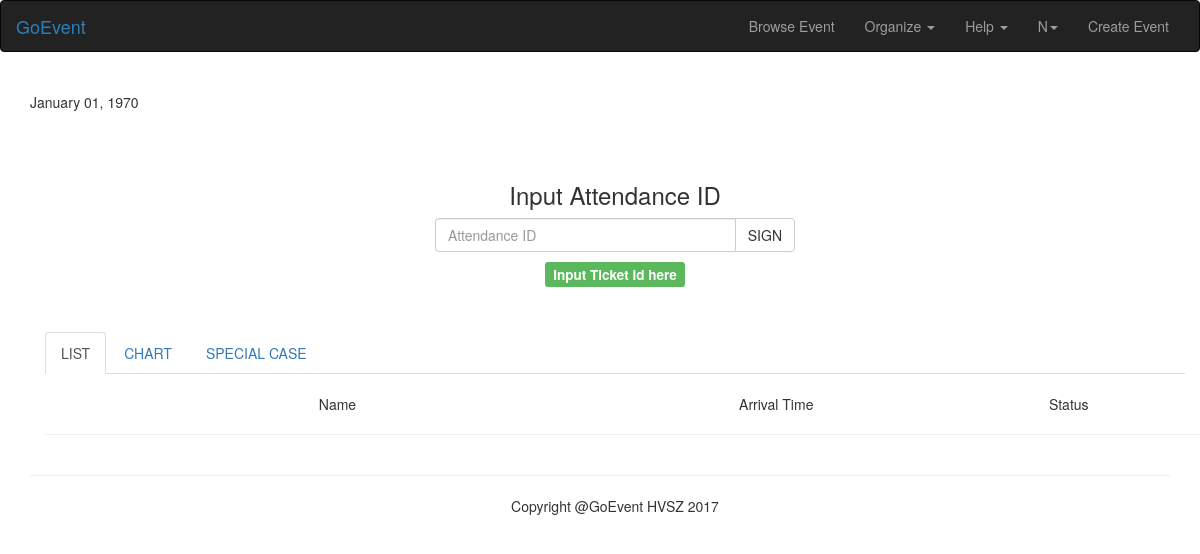
Page /pages/attendance_event/index.php (signed in) on the earlier database version.
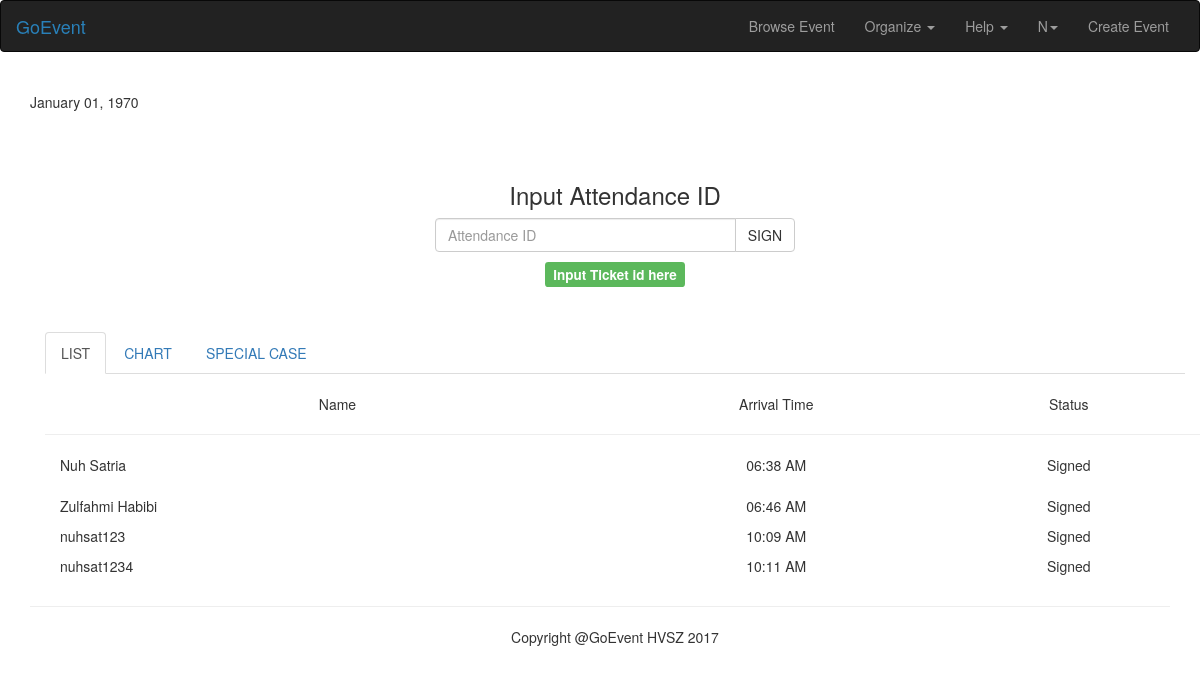
Same page on the later database version.
### tables this page shows
CREATE TABLE `attendant` (
  `user_id` int(11) NOT NULL,
  `event_id` int(11) NOT NULL,
  `status` tinyint(1) NOT NULL DEFAULT '0',
  `ticket_id` varchar(50) NOT NULL,
  `arrival_time` time NOT NULL
);

CREATE TABLE `user` (
  `user_id` int(11) NOT NULL,
  `user_uid` varchar(100) NOT NULL,
  `user_name` varchar(30) NOT NULL,
  `user_email` varchar(30) NOT NULL,
  `user_city` varchar(25) NOT NULL,
  `user_photo` text NOT NULL,
  `user_password` varchar(100) NOT NULL
);

### pages/backend/attendance_event.php (called while the page is built, shortened)
<?php
    include('dbconnect.php');
    $attendace_query_table="SELECT * FROM attendant a INNER JOIN user u ON a.user_id=u.user_id";
    $attendance_table=mysqli_query($connect, $attendace_query_table);
?>

### pages/attendance_event/index.php (the view, shortened to what this page needs)
<?php
  include('../backend/attendance_event.php');
?>
<!DOCTYPE html>
<html lang="en" >
<head>
  <link href="../../css/bootstrap.min.css" rel="stylesheet">
  <link href="../../css/style.css" rel="stylesheet" />
  <link rel="stylesheet" href="https://maxcdn.bootstrapcdn.com/bootstrap/3.3.7/css/bootstrap.min.css">
    <link rel="stylesheet" href="https://cdnjs.cloudflare.com/ajax/libs/bootstrap-select/1.12.4/css/bootstrap-select.min.css">
</head>
<body>
    <nav class="navbar navbar-inverse">
        <div class="container-fluid">
          <div class="navbar-header">
            <a class="navbar-brand" id="goevent_color" href="../../">GoEvent</a>
          </div>
          <div class="collapse navbar-collapse" id="bs-example-navbar-collapse-1">
            <ul class="nav navbar-nav navbar-right">
              <li><a href="../../pages/browse_event">Browse Event</a></li>
              <li class="dropdown">
                <a href="#" class="dropdown-toggle" data-toggle="dropdown" role="button" aria-haspopup="true" aria-expanded="false">Organize <span class="caret"></span></a>
              </li>
              <li class="dropdown">
                <a href="#" class="dropdown-toggle" data-toggle="dropdown" role="button" aria-haspopup="true" aria-expanded="false">Help <span class="caret"></span></a>
              </li>
              <?php if (!empty($_SESSION['user_id'])) { ?>
              <li class="dropdown">
                <a href="#" class="dropdown-toggle" data-toggle="dropdown" role="button" aria-haspopup="true" aria-expanded="false"><?php $user_name = $_SESSION['user_name']; echo strtoupper(substr($user_name,0,1)) ?><span class="caret"></span></a>
              </li>
              <?php } else {
               header('Location: ../sign_in/' );
              } ?>
              <li><a href="../../pages/organizer_profile_choose_create">Create Event</a></li>
            </ul>
          </div>
        </div>
    </nav>
    <div class="container">
    <p><?php echo date('F d, Y', strtotime($event_array['event_date_starts']))?></p>
    <br />
    <br />
  <div class="container">
    <div class="row">
      <div class="col-lg-4"></div>
      <div class="col-lg-4">
        <h3 class="text-center">Input Attendance ID</h3>
        <form method="post" action="../backend/attendance_event.php" >
          <div class="input-group">
            <input type="text" class="form-control" name="id_attendance" id="event_name" placeholder="Attendance ID">
            <span class="input-group-btn">
              <button class="btn btn-default" type="submit" name="sign">SIGN</button>
            </span>
          </div>
        </form>
      </div>
      <div class="col-lg-4"></div>
    </div>
  </div>
  <div class="container text-center">
    <?php
      $status = $_GET['status'];
      if($status==0) echo '<h4><span class="text-center label label-success">Input Ticket id here</span></h4>';
    ?>
  </div>
  <br />
  <br />
    <div class="container">
      <ul class="nav nav-tabs text-center">
        <li class="active"><a data-toggle="tab" href="#list">LIST</a></li>
        <li><a data-toggle="tab" href="#chart">CHART</a></li>
        <li><a data-toggle="tab" href="#special">SPECIAL CASE</a></li>
      </ul>
      <div class="tab-content text-center">
        <div id="list" class="tab-pane fade in active">
          <br />
          <div class="container">
            <div class="row text-center">
                <div class="col-lg-6">
                  Name
                </div>
                <div class="col-lg-3">
                  Arrival Time
                </div>
                <div class="col-lg-3">
                  Status
                </div>
                <br />
                <hr />
            </div>
            <div class="row">
                <?php while ($item = mysqli_fetch_array($attendance_table)) { ?>
                <div class="col-lg-6 text-left">
                  <p><?php echo $item['user_name']?><br /><p>
                </div>
                <div class="col-lg-3 text-center">
                  <p><?php echo date('h:i A', strtotime($item['arrival_time'])) ?><br /><p>
                </div>
                <div class="col-lg-3 text-center">
                  <p><?php
                    if($item['status']==1) echo "Signed";
                    else echo "Not Signed" ?><br /><p>
                </div>
                <?php } ?>
            </div>
          </div>
        </div>
      </div>
    </div>
  <footer>
    <hr />
    <div class="container">
      <p class="text-center">Copyright @GoEvent   HVSZ 2017</p>
    </div>
  </footer>
</body>
</html>

Differences in the rows shown:
added attendant: user.user_name "Nuh Satria", arrival_time "06:38 AM", status "Signed"
added attendant: user.user_name "Zulfahmi Habibi", arrival_time "06:46 AM", status "Signed"
added attendant: user.user_name "nuhsat123", arrival_time "10:09 AM", status "Signed"
added attendant: user.user_name "nuhsat1234", arrival_time "10:11 AM", status "Signed"
